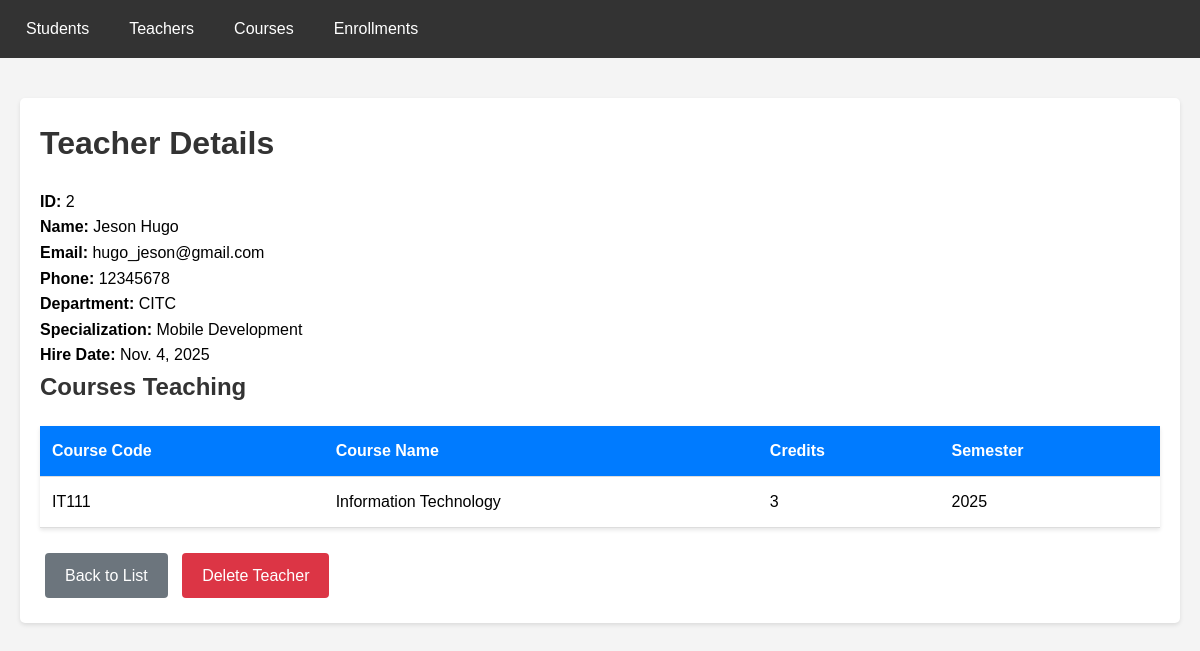
Page /teachers/2/ on the committed database.
### school/models.py (models this page shows, shortened)
class Teacher(models.Model):
    teacher_id = models.AutoField(primary_key=True)
    first_name = models.CharField(max_length=100)
    last_name = models.CharField(max_length=100)
    email = models.EmailField(max_length=150, unique=True)
    phone = models.CharField(max_length=15, blank=True, null=True)
    department = models.CharField(max_length=100, blank=True, null=True)
    specialization = models.CharField(max_length=50, blank=True, null=True)
    hire_date = models.DateField()
    class Meta:
        db_table = 'teacher'
        ordering = ['last_name', 'first_name']

class Course(models.Model):
    course_id = models.AutoField(primary_key=True)
    course_name = models.CharField(max_length=150)
    course_code = models.CharField(max_length=20, unique=True)
    teacher = models.ForeignKey(
        Teacher,
        on_delete=models.SET_NULL,
        null=True,
        related_name='courses'
    )
    description = models.TextField(blank=True, null=True)
    credits = models.IntegerField(validators=[MinValueValidator(1)])
    max_capacity = models.IntegerField(default=30)
    semester = models.CharField(max_length=50, blank=True, null=True)
    class Meta:
        db_table = 'course'
        ordering = ['course_code']

### school/views.py (the view)
# urls.py: path('teachers/<int:pk>/', views.teacher_detail, name='teacher_detail'),
def teacher_detail(request, pk):
    teacher = get_object_or_404(Teacher, pk=pk)
    courses = teacher.courses.all()
    return render(request, 'teachers/teacher_detail.html', {
        'teacher': teacher,
        'courses': courses
    })

### school/templates/teachers/teacher_detail.html (shortened to what this page needs)
{% extends 'base.html' %}
{% block content %}
<div class="card">
    <h1>Teacher Details</h1>
    <p><strong>ID:</strong> {{ teacher.teacher_id }}</p>
    <p><strong>Name:</strong> {{ teacher.first_name }} {{ teacher.last_name }}</p>
    <p><strong>Email:</strong> {{ teacher.email }}</p>
    <p><strong>Phone:</strong> {{ teacher.phone|default:"N/A" }}</p>
    <p><strong>Department:</strong> {{ teacher.department|default:"N/A" }}</p>
    <p><strong>Specialization:</strong> {{ teacher.specialization|default:"N/A" }}</p>
    <p><strong>Hire Date:</strong> {{ teacher.hire_date }}</p>
    <h2>Courses Teaching</h2>
    {% if courses %}
        <table>
            <thead>
                <tr>
                    <th>Course Code</th>
                    <th>Course Name</th>
                    <th>Credits</th>
                    <th>Semester</th>
                </tr>
            </thead>
            <tbody>
                {% for course in courses %}
                <tr>
                    <td>{{ course.course_code }}</td>
                    <td>{{ course.course_name }}</td>
                    <td>{{ course.credits }}</td>
                    <td>{{ course.semester|default:"N/A" }}</td>
                </tr>
                {% endfor %}
            </tbody>
        </table>
    {% else %}
        <p>Not teaching any courses yet.</p>
    {% endif %}
    <div style="margin-top: 20px;">
        <a href="{% url 'teacher_list' %}" class="btn btn-secondary">Back to List</a>
        <a href="{% url 'teacher_delete' teacher.pk %}" class="btn btn-danger">Delete Teacher</a>
    </div>
</div>
{% endblock %}

### school/templates/base.html (style rules this page uses)
* { margin: 0; padding: 0; box-sizing: border-box; }
body { font-family: Arial, sans-serif; line-height: 1.6; background-color: #f4f4f4; }
.btn { display: inline-block; padding: 10px 20px; background-color: #007bff; color: white; text-decoration: none; border: none; border-radius: 4px; cursor: pointer; margin: 5px; }
.btn-danger { background-color: #dc3545; }
.btn-secondary { background-color: #6c757d; }
table { width: 100%; background-color: white; border-collapse: collapse; margin-top: 20px; box-shadow: 0 2px 4px rgba(0,0,0,0.1); }
th, td { padding: 12px; text-align: left; border-bottom: 1px solid #ddd; }
th { background-color: #007bff; color: white; }
.card { background-color: white; padding: 20px; border-radius: 5px; box-shadow: 0 2px 4px rgba(0,0,0,0.1); margin-bottom: 20px; }
h1, h2, h3 { margin-bottom: 20px; color: #333; }

### rows in the picture
Teacher: teacher_id "2", first_name "Jeson", last_name "Hugo", email "hugo_jeson@gmail.com", phone "12345678", department "CITC", specialization "Mobile Development", hire_date "Nov. 4, 2025"
Course: course_code "IT111", course_name "Information Technology", credits "3", semester "2025"
